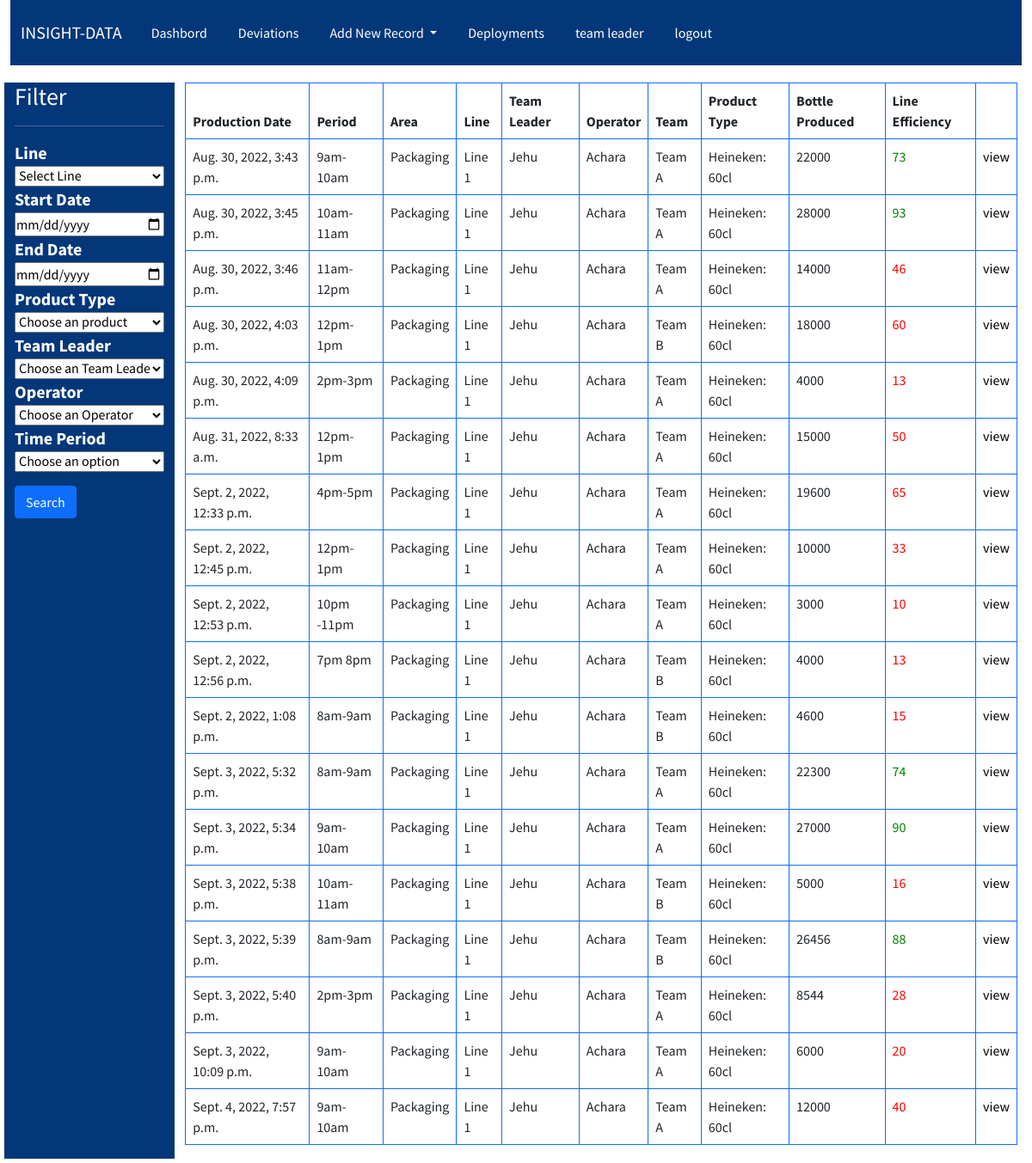
The page /insight/records/1 (signed in) on the database its author committed.
### accounts/models.py (models this page shows, shortened)
class AccountsUser(AbstractBaseUser,PermissionsMixin):
    email =models.EmailField(unique=True)
    sap_no =models.PositiveIntegerField()
    user_name =models.CharField(max_length=20)
    first_name =models.CharField(max_length=50,blank=True)
    last_name =models.CharField(max_length=50,blank=True)
    is_active =models.BooleanField(default=False)
    is_staff =models.BooleanField(default=False)
    created_on =models.DateTimeField(auto_now_add=True)
    objects = CustomAccountManager()
    USERNAME_FIELD ='email'
    REQUIRED_FIELDS = ['user_name','sap_no','first_name','last_name']

### insight/models.py (models this page shows, shortened)
class InsightData(models.Model):
    area =models.ForeignKey(Area,on_delete=models.CASCADE)
    line =models.ForeignKey(Line,on_delete=models.CASCADE)
    line_speed =models.ForeignKey(Line_speed,on_delete=models.CASCADE)
    shift_type =models.ForeignKey(Shift_type,on_delete=models.CASCADE)
    line_manager =models.ForeignKey(Line_manager,default='Oyom',on_delete=models.SET_DEFAULT)
    team_leader =models.ForeignKey(Team_leader,on_delete=models.SET_DEFAULT,default='Oyom')
    data_operator = models.ForeignKey(Data_operator,on_delete=models.SET_DEFAULT,default='Oyom')
    production_team =models.ForeignKey(Production_team,on_delete=models.CASCADE)
    product_type =models.ForeignKey(Product_type,on_delete=models.SET_DEFAULT,default='no-name')
    time_period =models.ForeignKey(Time_period,on_delete=models.CASCADE)
    last_counter_reading =models.PositiveIntegerField(default=0)
    new_counter_reading =models.PositiveIntegerField()
    production_date =models.DateTimeField(auto_now_add=True)
    modified_date =models.DateTimeField(auto_now=True)
    bbt_no =models.CharField(max_length=6)
    bottle_produced =models.PositiveIntegerField(null=True,blank=True)
    deviation_duration =models.PositiveIntegerField(null=True,blank=True)
    line_output =models.PositiveIntegerField(null=True,blank=True)
    opi =models.DecimalField(max_digits=5,decimal_places=2,null=True,blank=True)
    deviation_data=models.ManyToManyField('Deviation',blank=True)

class Time_period(models.Model):
    name = models.CharField(max_length=100)
    def __str__(self):
        return self.name

class Area(models.Model):
    name = models.CharField(max_length=100,)
    def __str__(self):
     return self.name

class Line(models.Model):
    name = models.CharField(max_length=100)
    def __str__(self):
        return self.name

class Team_leader(models.Model):
    name = models.CharField(max_length=100)
    def __str__(self):
        return self.name

class Data_operator(models.Model):
    name = models.CharField(max_length=100)
    def __str__(self):
        return self.name

class Production_team(models.Model):
    name = models.CharField(max_length=100)
    def __str__(self):
        return self.name

class Product_type(models.Model):
    name = models.CharField(max_length=50)
    bottle_size =models.CharField(max_length=50)
    bottles_per_carton =models.PositiveIntegerField()
    def __str__(self):
        return f'{self.name}: {self.bottle_size}'

### insight/views.py (the view)
# urls.py: path('records/<str:pk>',InsightDataListView.as_view(),name='list-data'),
class InsightDataListView(LoginRequiredMixin,PermissionRequiredMixin,ListView):
    permission_required = ('insight.view_insightdata')
    model = InsightData
    template_name = "insight/list-data.html"
    context_object_name= 'datas'
    def get_context_data(self, **kwargs):
        product_type= Product_type.objects.all()
        team_leader =Team_leader.objects.all()
        operators =Data_operator.objects.all()
        lines =Line.objects.all()
        time_period =Time_period.objects.all()
        datas=super().get_context_data(**kwargs)
        datas['products']=product_type
        datas['leaders']=team_leader
        datas['operators']=operators
        datas['lines']=lines
        datas['times']=time_period
        return datas
    def get_queryset(self):
        qs=super().get_queryset().filter(line=self.kwargs['pk'])
        start_date=self.request.GET.get('start-date')
        end_date=self.request.GET.get('end-date')
        line= self.request.GET.get('line')
        product =self.request.GET.get('product-type')
        team_lead = self.request.GET.get('team-leader')
        data_operator = self.request.GET.get('operator')
        time =self.request.GET.get('time-period')
        if line !='' and line is not None:
             qs= qs.filter(line__id=line)
        if product !='' and  product is not None:
             qs= qs.filter(product_type__id=product)
        if team_lead !='' and  team_lead is not None:
             qs= qs.filter(team_leader__id=team_lead)
        if data_operator !='' and  data_operator is not None:
             qs= qs.filter(data_operator__id=data_operator)
        if time !='' and  time is not None:
             qs= qs.filter(time_period__id=time)
        if start_date !='' and start_date is not None:
            qs =qs.filter(production_date__gte= start_date)
        if end_date !='' and end_date is not None:
            qs =qs.filter(production_date__lte= end_date)
        return qs

### insight/templates/insight/list-data.html
{% extends 'base.html' %} {% block content %} {% include 'navbar.html' %}
<div class="kpi">
  <div class="row">
    <div class="col-md-2 col-sm-4 content-sidebar">
      <h3>Filter</h3>
      <hr />
      {% include 'insight/perfomance-filter.html' %}
    </div>
    <div class="col-md-10  col-sm-8 table-responsive">
      <table class="table table-bordered border-primary">
        <thead>
          <tr>
            <th>Production Date</th>
            <th>Period</th>
            <th>Area</th>
            <th>Line</th>
            <th>Team Leader</th>
            <th>Operator</th>
            <th>Team</th>
            <th>Product Type</th>
            <th>Bottle Produced</th>
            <th>Line Efficiency</th>
            <th></th>
          </tr>
        </thead>
        <tbody>
          {% for data in datas %}
          <tr>
            <td>{{data.production_date}}</td>
            <td>{{data.time_period}}</td>
            <td>{{data.area}}</td>
            <td>{{data.line}}</td>
            <td>{{data.team_leader}}</td>
            <td>{{data.data_operator}}</td>
            <td>{{data.production_team}}</td>
            <td>{{data.product_type}}</td>
            <td>{{data.bottle_produced}}</td>
            <td class="opi">{{data.line_output}}</td>
            {% if perms.insight.change_insightdata %}
            <td><a href="{% url 'data-detail' data.id %}" style="color: #000;">view</a></td>
            {% endif %}
          </tr>
          {% endfor %}
        </tbody>
      </table>
    </div>
  </div>
</div>
{% endblock content %}

### templates/base.html (shortened to what this page needs)
<!DOCTYPE html>
{% load static %}
<html lang="en">
  <head>
    <link
      href="{% static '/fontawsome/css/all.css' %}"
      rel="stylesheet"
    />
    <link
      href="{% static '/bootstrap/css/bootstrap.min.css' %}"
      rel="stylesheet"
    />
    <link rel="stylesheet" href="{% static '/css/style.css' %}" />
  </head>
  <body>
    <div class="container-fluid">
      {% block content %} {% endblock content %}
    </div>
  </body>
</html>

### templates/navbar.html (shortened to what this page needs)
<nav class="navbar navbar-expand-lg"style='background-color: var(--nav)'>
  <div class="container-fluid">
    <a class="navbar-brand"  href="{% url 'dashboard' %}">INSIGHT-DATA</a>
       {% if user.is_authenticated %}
    <div class="collapse navbar-collapse" id="navbarNavDropdown">
      <ul class="navbar-nav">
          <li class="nav-item">
            <a
              class="nav-link active"
              aria-current="page"
              href="{% url 'dashboard' %}"
              >Dashbord</a
            >
          </li>
          <li class="nav-item">
            <a class="nav-link" href="{% url 'list-deviation' %}">Deviations</a>
          </li>
          {% if perms.insight.add_insightdata %}
        <li class="nav-item dropdown">
          <a class="nav-link dropdown-toggle" href="#" id="navbarDropdownMenuLink" role="button" data-bs-toggle="dropdown" aria-expanded="false">
             Add New Record
          </a>
          </li>
          {% endif %}
          {% if perms.insight.add_insightdata %}
          <li class="nav-item">
            <a class="nav-link" href="{% url 'deployment' %}">Deployments</a>
          </li>
           {% endif %}
          <li class="nav-item">
            <a class="nav-link" href="#">{{user.user_name}}</a>
          </li>
          <li class="nav-item">
            <a class="nav-link" href="{% url 'logout' %}">logout</a>
          </li>
          </ul>
      {% endif %}
  </div>
</nav>

### insight/templates/insight/perfomance-filter.html (shortened to what this page needs)
<form action="" method="get">
    <div class="form-control1" style="display: flex; flex-direction: column">
      <label for="">Line</label>
      <select name="line" id="">
        <option value="">Select Line</option>
      </select>
    </div>
    <div class="form-control1" style="display: flex; flex-direction: column">
      <label for="">Start Date</label>
      <input type="date" name="start-date" id="" />
    </div>
    <div class="form-control1" style="display: flex; flex-direction: column">
      <label for="">End Date</label>
      <input type="date" name="end-date" id="" />
    </div>
    <div class="form-control1" style="display: flex; flex-direction: column">
      <label for="">Product Type</label>
      <select name="product-type" id="">
        <option value="">Choose an product</option>
      </select>
    </div>
    <div class="form-control1" style="display: flex; flex-direction: column">
      <label for="">Team Leader</label>
      <select name="team-leader" id="">
        <option value="">Choose an Team Leader</option>
      </select>
    </div>
    <div class="form-control1" style="display: flex; flex-direction: column">
      <label for="">Operator</label>
      <select name="operator" id="">
        <option value="">Choose an Operator</option>
      </select>
    </div>
    <div class="form-control1" style="display: flex; flex-direction: column">
      <label for="">Time Period</label>
      <select name="time-period" id="">
        <option value="">Choose an option</option>
      </select>
    </div>
    <button type="submit" class="btn btn-primary mt-3">Search</button>
  </form>

### static/css/style.css (style rules this page uses)
:root { --nav: #043779; --content: #ffffff; --textcontent: #fefefe; --bs-blue: #0d6efd; --bs-indigo: #6610f2; --bs-purple: #6f42c1; --bs-pink: #d63384; --bs-red: #dc3545; --bs-orange: #fd7e14; --bs-yellow: #ffc107; --bs-green: #198754; --bs-teal: #20c997; --bs-cyan: #0dcaf0; --bs-white: #fff; --bs-gray: #6c757d; --bs-gray-dark: #343a40; --bs-primary: #0d6efd; --bs-secondary: #6c757d; --bs-success: #198754; --bs-info: #0dcaf0; --bs-warning: #ffc107; --bs-danger: #dc3545; --bs-light: #f8f9fa; --bs-dark: #212529; --bs-font-sans-serif: system-ui, -apple-system, "Segoe UI", Roboto, "Helvetica Neue", Arial, "Noto Sans", "Liberation Sans", sans-serif, "Apple Color Emoji", "Segoe UI Emoji", "Segoe UI Symbol", "Noto Color Emoji"; --bs-font-monospace: SFMono-Regular, Menlo, Monaco, Consolas, "Liberation Mono", "Courier New", monospace; --bs-gradient: linear-gradient( 180deg, rgba(255, 255, 255, 0.15), rgba(255, 255, 255, 0) ); }
* { padding: 0; margin: 0; box-sizing: border-box; }
ul { list-style: none; }
a { text-decoration: none; color: var(--textcontent); }
body { font-family: "Source Sans Pro", sans-serif; }
nav li { padding: 10px; }
.nav-link { color: #fff !important; }
.kpi { margin: 20px 5px 5px 5px; }
.content-sidebar { background-color: var(--nav); color: var(--textcontent); }
label { font-size: 20px; font-weight: bold; }
.opi-green { color: green; }
.opi-red { color: red; }

### rows shown on the page
AccountsUser: user_name "team leader"
InsightData: production_date "Aug. 30, 2022, 3:43 p.m.", time_period "9am-10am", area "Packaging", line "Line 1", team_leader "Jehu", data_operator "Achara", production_team "Team A", product_type "Heineken: 60cl", bottle_produced "22000", line_output "73"
InsightData: production_date "Aug. 30, 2022, 3:45 p.m.", time_period "10am-11am", area "Packaging", line "Line 1", team_leader "Jehu", data_operator "Achara", production_team "Team A", product_type "Heineken: 60cl", bottle_produced "28000", line_output "93"
InsightData: production_date "Aug. 30, 2022, 3:46 p.m.", time_period "11am-12pm", area "Packaging", line "Line 1", team_leader "Jehu", data_operator "Achara", production_team "Team A", product_type "Heineken: 60cl", bottle_produced "14000", line_output "46"
InsightData: production_date "Aug. 30, 2022, 4:03 p.m.", time_period "12pm-1pm", area "Packaging", line "Line 1", team_leader "Jehu", data_operator "Achara", production_team "Team B", product_type "Heineken: 60cl", bottle_produced "18000", line_output "60"
InsightData: production_date "Aug. 30, 2022, 4:09 p.m.", time_period "2pm-3pm", area "Packaging", line "Line 1", team_leader "Jehu", data_operator "Achara", production_team "Team A", product_type "Heineken: 60cl", bottle_produced "4000", line_output "13"
InsightData: production_date "Aug. 31, 2022, 8:33 a.m.", time_period "12pm-1pm", area "Packaging", line "Line 1", team_leader "Jehu", data_operator "Achara", production_team "Team A", product_type "Heineken: 60cl", bottle_produced "15000", line_output "50"
InsightData: production_date "Sept. 2, 2022, 12:33 p.m.", time_period "4pm-5pm", area "Packaging", line "Line 1", team_leader "Jehu", data_operator "Achara", production_team "Team A", product_type "Heineken: 60cl", bottle_produced "19600", line_output "65"
InsightData: production_date "Sept. 2, 2022, 12:45 p.m.", time_period "12pm-1pm", area "Packaging", line "Line 1", team_leader "Jehu", data_operator "Achara", production_team "Team A", product_type "Heineken: 60cl", bottle_produced "10000", line_output "33"
InsightData: production_date "Sept. 2, 2022, 12:53 p.m.", time_period "10pm -11pm", area "Packaging", line "Line 1", team_leader "Jehu", data_operator "Achara", production_team "Team A", product_type "Heineken: 60cl", bottle_produced "3000", line_output "10"
InsightData: production_date "Sept. 2, 2022, 12:56 p.m.", time_period "7pm 8pm", area "Packaging", line "Line 1", team_leader "Jehu", data_operator "Achara", production_team "Team B", product_type "Heineken: 60cl", bottle_produced "4000", line_output "13"
InsightData: production_date "Sept. 2, 2022, 1:08 p.m.", time_period "8am-9am", area "Packaging", line "Line 1", team_leader "Jehu", data_operator "Achara", production_team "Team B", product_type "Heineken: 60cl", bottle_produced "4600", line_output "15"
InsightData: production_date "Sept. 3, 2022, 5:32 p.m.", time_period "8am-9am", area "Packaging", line "Line 1", team_leader "Jehu", data_operator "Achara", production_team "Team A", product_type "Heineken: 60cl", bottle_produced "22300", line_output "74"
InsightData: production_date "Sept. 3, 2022, 5:34 p.m.", time_period "9am-10am", area "Packaging", line "Line 1", team_leader "Jehu", data_operator "Achara", production_team "Team A", product_type "Heineken: 60cl", bottle_produced "27000", line_output "90"
InsightData: production_date "Sept. 3, 2022, 5:38 p.m.", time_period "10am-11am", area "Packaging", line "Line 1", team_leader "Jehu", data_operator "Achara", production_team "Team B", product_type "Heineken: 60cl", bottle_produced "5000", line_output "16"
InsightData: production_date "Sept. 3, 2022, 5:39 p.m.", time_period "8am-9am", area "Packaging", line "Line 1", team_leader "Jehu", data_operator "Achara", production_team "Team B", product_type "Heineken: 60cl", bottle_produced "26456", line_output "88"
InsightData: production_date "Sept. 3, 2022, 5:40 p.m.", time_period "2pm-3pm", area "Packaging", line "Line 1", team_leader "Jehu", data_operator "Achara", production_team "Team A", product_type "Heineken: 60cl", bottle_produced "8544", line_output "28"
InsightData: production_date "Sept. 3, 2022, 10:09 p.m.", time_period "9am-10am", area "Packaging", line "Line 1", team_leader "Jehu", data_operator "Achara", production_team "Team A", product_type "Heineken: 60cl", bottle_produced "6000", line_output "20"
InsightData: production_date "Sept. 4, 2022, 7:57 p.m.", time_period "9am-10am", area "Packaging", line "Line 1", team_leader "Jehu", data_operator "Achara", production_team "Team A", product_type "Heineken: 60cl", bottle_produced "12000", line_output "40"
